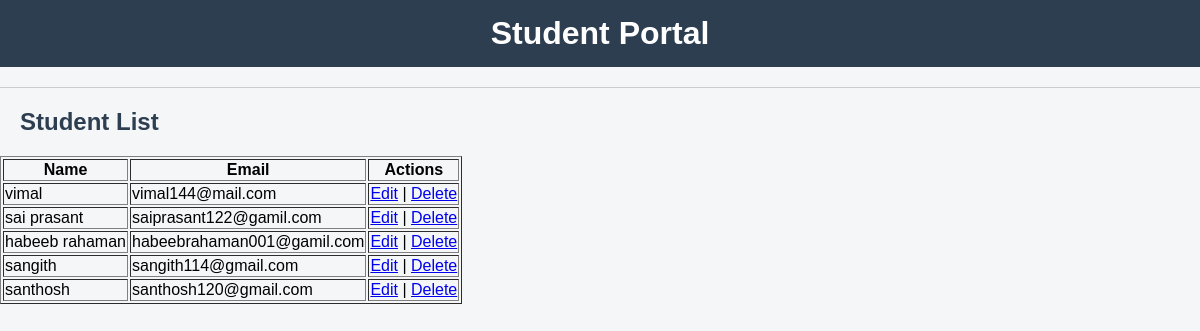
Page /list/ on the committed database.
### students/models.py (models this page shows, shortened)
class Student(models.Model):
    name = models.CharField(max_length=100)
    email = models.EmailField()
    age = models.IntegerField()
    created_at = models.DateTimeField(auto_now_add=True)

### students/views.py (the view)
# urls.py: path("list/", views.student_list, name="student_list"),
def student_list(request):
    students = Student.objects.all()
    return render(request, "students/student_list.html", {"students": students})

### templates/students/student_list.html
{% extends "base.html" %}
{% block content %}
<h2>Student List</h2>
<table border="1">
    <tr>
        <th>Name</th>
        <th>Email</th>
        <th>Actions</th>
    </tr>
    {% for student in students %}
    <tr>
        <td>{{ student.name }}</td>
        <td>{{ student.email }}</td>
        <td>
            <a href="{% url 'update_student' student.id %}">Edit</a> |
            <a href="{% url 'delete_student' student.id %}"
               onclick="return confirm('Are you sure you want to delete?');">
               Delete
            </a>
        </td>
    </tr>
    {% endfor %}
</table>
{% endblock %}

### templates/base.html (shortened to what this page needs)
{% load static%}
<!DOCTYPE html>
<html>
<head>
    <link rel="stylesheet" href="{% static 'css/style.css' %}">
</head>
<body>
<h1>Student Portal</h1>
<hr>
{% block content %}
{% endblock %}
</body>
</html>

### static/css/style.css (style rules this page uses)
body { margin: 0; padding: 0; font-family: Arial, Helvetica, sans-serif; background-color: #f4f6f8; }
h1 { background-color: #2c3e50; color: white; padding: 15px; margin: 0; text-align: center; }
hr { border: none; height: 1px; background-color: #ccc; margin: 20px 0; }
h2 { color: #2c3e50; margin-left: 20px; }

### rows in the picture
Student: name "vimal", email "vimal144@mail.com"
Student: name "sai prasant", email "saiprasant122@gamil.com"
Student: name "habeeb rahaman", email "habeebrahaman001@gamil.com"
Student: name "sangith", email "sangith114@gmail.com"
Student: name "santhosh", email "santhosh120@gmail.com"
